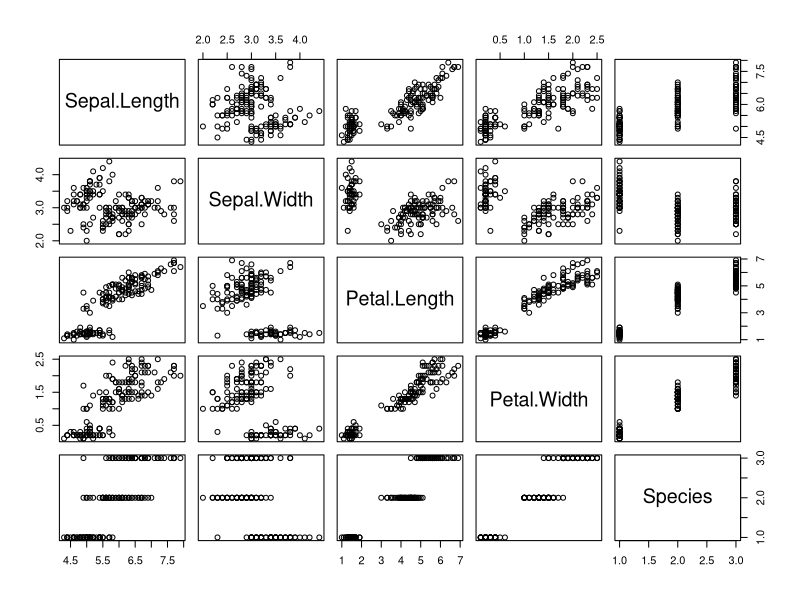
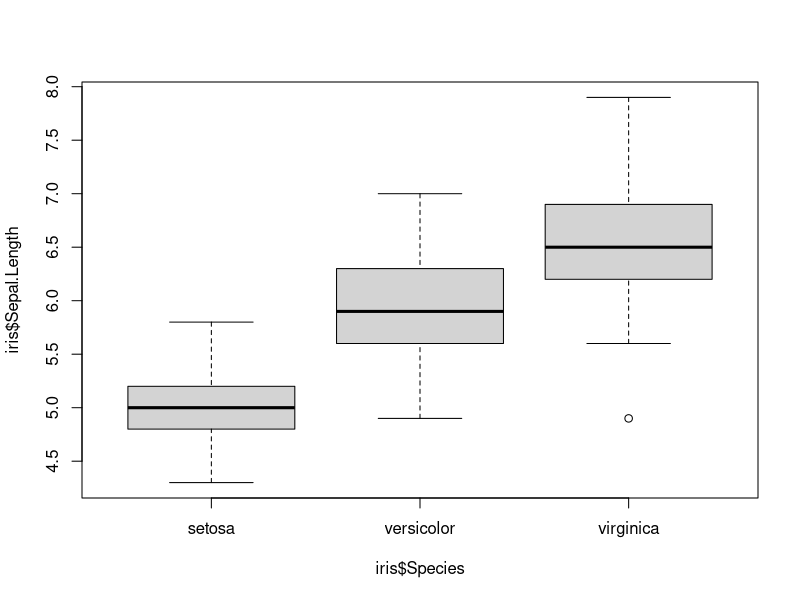
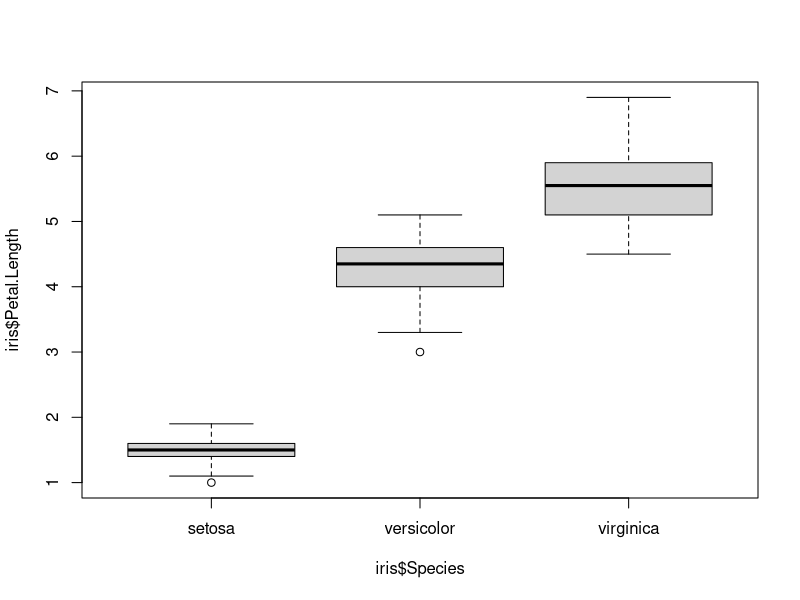
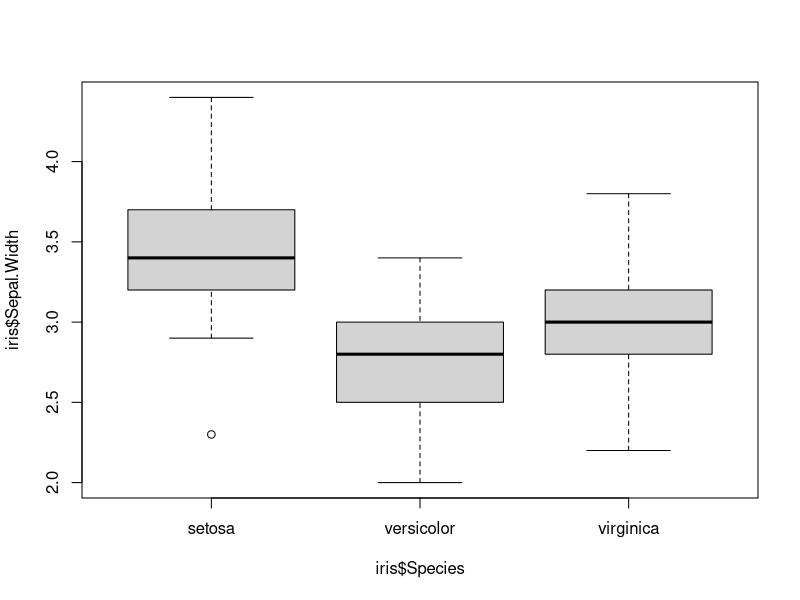
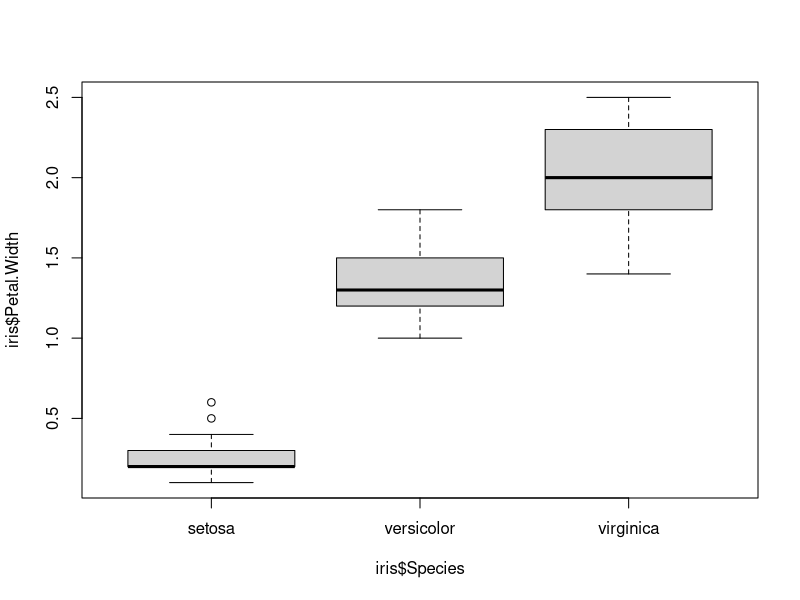
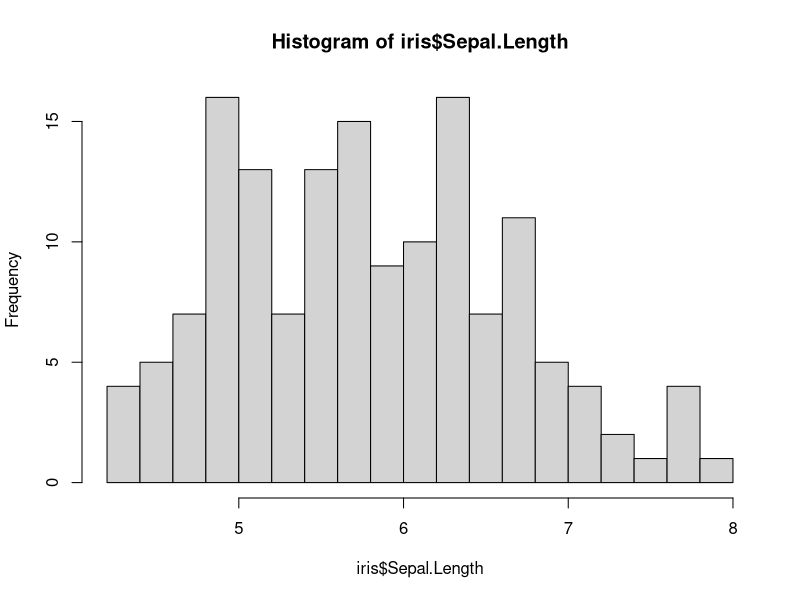
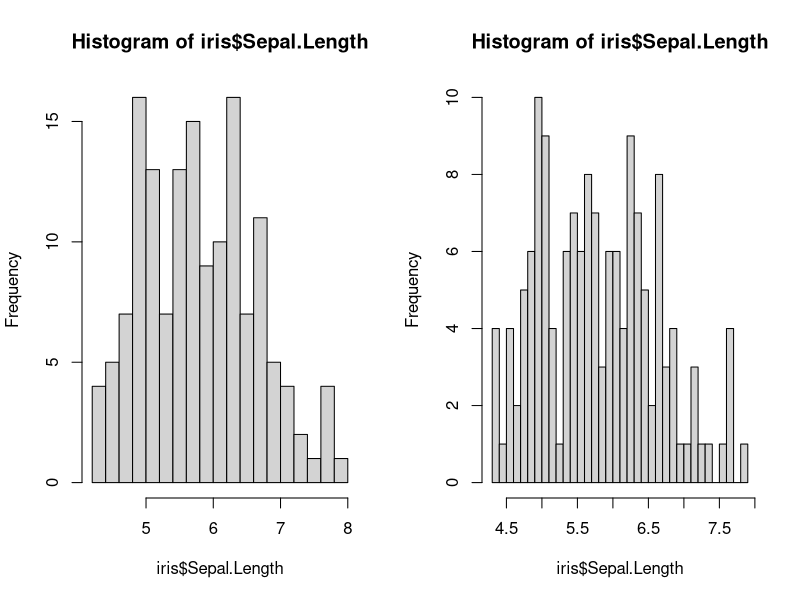
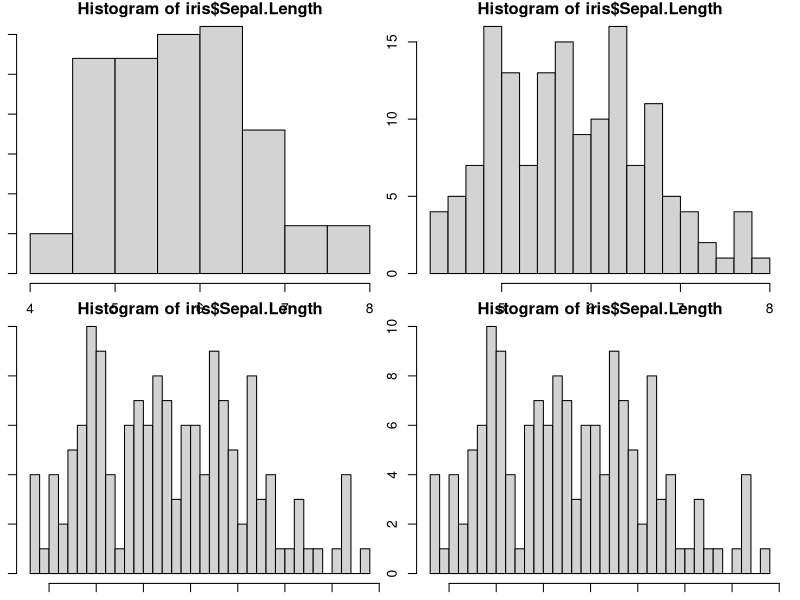

Here is the R script that generated these plots, in order:
#############
## MATRICI ##
#############

m <- matrix(sample(1:20, 10), ncol = 5, nrow = 2)
m

# vettore TRUE o FALSE per ogni valore in base
# alla condizione
a <- c(1,2,3,4)
a > 2

# matrice TRUE o FALSE per ogni valore in base
# alla condizione
m >= 10

# Trovare in una matrice gli indici dei valori
# che rispettano una certa condizione
# la matrice è "srotolata" e gli indici sono consecutivi
which(m >= 10)
# Estrarre valori da una matrice con which()
m[which(m >= 10)]
# arr.ind restituisce indici di riga e colonna
which(m >= 10, arr.ind = TRUE)
m[which(m >= 10, arr.ind = TRUE)]

m[1,1]

# Condizioni multiple
m[which((m >= 10) & (m < 15))]
m

# Help della funzione which()
?which()


## ARRAY ##
a <- array(sample(1:20, 30, replace = TRUE), dim = c(5,2,3))
?array
a

# indicizzare array
# valore nella prima riga, prima colonna della 
# prima sottomatrice
a[1,1,1]
# tutta la prima colonna della seconda sottomatrice
a[,1,2]
# tutta la seconda riga della terza sottomatrice
a[2,,3]
# tutto l'array
a[,,]

###########
## LISTE ##
###########

sequenza <- "ACTGACCGGGACCCCCATCACA"
# la funzione strsplit restituisce una lista
nucleotidi <- strsplit(sequenza, "")
# estrarre la sequenza dalla lista
nucleotidi[[1]]

# Creare una lista contenente un vettore e una matrice
v <- c(1,2,3,4,5)
m <- matrix(sample(1:20, 10), ncol = 5, nrow = 2)
lista <- list(v, m)
lista
# creare una lista contenente un vettore e una matrice
# dando un nome agli oggetti
lista <- list("vettore" = v, "matrice" = m)
lista

# estrarre oggetti da una lista tramite nome
lista$vettore
# ... o tramite indice
lista[[1]]

###############
## DATAFRAME ##
###############

# Creare un dataframe avente come colonne un vettore di numeri,
# un vettore di caratteri e un vettore factor
v <- c(4, 9, 1, 0, 7)
c <- c("A","A","B","B","C")
h <- factor(c("L1","L2","L2","L2","L1"), levels = c("L1", "L2"))

df <- data.frame(v, c, h)
df

# rinominiamo le colonne
df <- data.frame("vettore" = v, "char" = c, "factor" = h )
df

# estraiamo la colonna "vettore" dal dataframe
df$vettore
# classe della colonna "vettore"
class(df$vettore)
# somma degli elementi nella colonna "vettore"
sum(df$vettore)

# assegniamo la colonna "vettore" ad una variabile
# e applichiamo varie funzioni
v2 <- df$vettore
class(v2)
sum(v2)
mean(v2)

# Esploriamo un dataframe
# struttura del dataframe
str(df)
# statistiche base e contenuto del dataframe
summary(df)

# Visualizziamo il dataframe iris
iris
# Carichiamo il dataframe iris nell'Environment
data("iris")

# Esplorare il dataframe
# Prime 10 righe
head(iris, 10)
# Ultime 2 righe
tail(iris, 2)

summary(iris)
str(iris)

# Dimensioni (righe colonne) del dataframe
dim(iris)
# Numero di righe
ncol(iris)
# Numero di colonne
nrow(iris)

# Livelli della colonna factor Species
levels(iris$Species)

# Alcuni plot

# Plot di tutto il dataframe 
# Ogni colonna vs ogni colonna
plot(iris)

# Per resettare lo spazio Plots
dev.off()

# BOXPLOTS
# Boxplot di ogni variabile rispetto a (~) un'altra
boxplot(iris$Sepal.Length ~ iris$Species)
boxplot(iris$Petal.Length ~ iris$Species)
boxplot(iris$Sepal.Width ~ iris$Species)
boxplot(iris$Petal.Width ~ iris$Species)

# ISTOGRAMMI
# breaks indica il numero di barre
hist(iris$Sepal.Length, breaks = 20)
?hist

# separiamo la finestra in due colonne
# e plottiamo due grafici affiancati
par(mfrow = c(1, 2))
hist(iris$Sepal.Length, breaks = 20)
hist(iris$Sepal.Length, breaks = 30)

# separiamo la finestra in due colonne e due righe
# e plottiamo quattro grafici affiancati
par(mfrow = c(2, 2))
# se ricevete l'errore "Errore in plot.new() : figure margins too large"
# bisogna ridurre i margini della figura 2/o ingrandire
# la finestra plot
# per ridurre manualmente i margini (es. margine 1 per lato)
par(mar = c(1,1,1,1))

hist(iris$Sepal.Length, breaks = 10)
hist(iris$Sepal.Length, breaks = 20)
hist(iris$Sepal.Length, breaks = 30)
hist(iris$Sepal.Length, breaks = 40)

# Resettiamo lo spazio plots 
dev.off()
# oppure per tornare alla visualizzazione di un solo grafico per volta
par(mfrow = c(1, 1))
# torniamo a margini più stretti di default
par(mar = c(5.1, 4.1, 4.1, 2.1))
# coloriamo ogni barra di darkblue
hist(iris$Sepal.Length, breaks = 40, 
     col = "darkblue")

# BARPLOT
# Bisogna fare una tabella di contingenza con la 
# funzione table() per contare le occorrenze di
# ogni specie, da dare in input a barplot
t <- table(iris$Species)
# un colore diverso per ogni colonna
barplot(height = t, col = c("red","green","blue"))
?barplot

# plot() su un vettore factor ci da un barplot
plot(iris$Species)

# cex controlla la dimensione dei simboli in plot()
plot(iris$Sepal.Length, cex = 5)
plot(iris$Sepal.Length, cex = 2)

# pch controlla la forma dei simboli
plot(iris$Sepal.Length, pch = 3)

# tutti i simboli utilizzabili
# valori pch da 1 a 25
points_pch <- 1:25
plot(1:length(points_pch), 1:length(points_pch),
     pch = points_pch, cex = 2)







